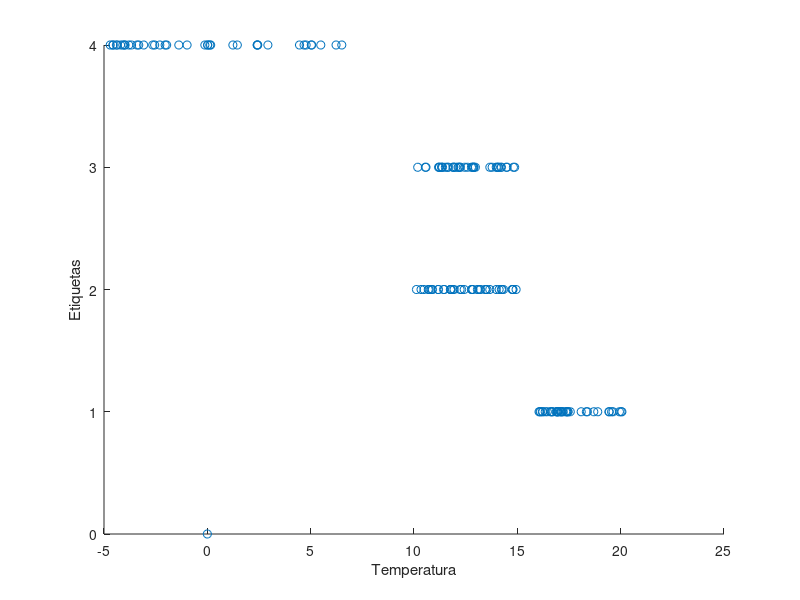

This figure's MATLAB source: (Note: this script raises an error after producing the figure.)
clc
clear all
close all
warning off all

%se leen los datos del dataset
datos = csvread('6 class csv2.csv');
%se acomodan
datos = sortrows(datos,5);
[m,n]=size(datos);
pruebass = csvread('pruebas2.csv');
xpruebas = pruebass(:,:)'; 
y = zeros(m,1);
%Creamos el vector de etiquetas y
y = datos(:,5);
%Se crea la matriz de los vectores de caracteristicas x
x = datos(:,1:4)';
xT = x';

scatter(x(4,:),y(:,1))
xlabel('Temperatura')
ylabel('Etiquetas')
%Se buscan los indices que no tengan etiqueta 1 o 2 y los que tengan
%etiqueta 1 o 2, esto para juntar dos clases, la 1 con 2 y la 3 con 4
indices = ~ismember(y, [1, 2]);
indices2 = ismember(y,[1, 2]);
%se cambian las etiquetas de acuerdo a los indices que obtuvimos
y(indices) = -1;
y(indices2) = 1;

%Creacion del vector inicial w con valores random
w0 = randn(4,1);
ep = 1;
alfa = 0.000001;
count = 0;

while ep > 1e-6
    grad = calcGrad(x,y,w0);
    wn = w0 - alfa*grad;
    ep = sqrt((wn-w0)'*(wn-w0));
    w0 = wn;
    count = count+1;
end
fprintf('Iteraciones %d\n', count)
test = prueba(xpruebas,wn);


%FUNCIONES A USAR
function gradiente = calcGrad(x, y, w)
    [m,n] = size(y);
    suma = 0;
    for i = 1:m
        arriba = -y(i)*x(:,i);
        abajo = 1 + exp(y(i)*w'*x(:,i));
        total = arriba/abajo;
        suma = suma + total;
    end
    gradiente =(1/m)*suma;
end



function diagonal = calcdiag(x,w,xT)
    [m,n] = size(xT);
    wT = w';
    daigonales = zeros(1,m);
    for i = 1:m
        xdd = (1/(1+exp(-wT*x(:,i))))*(1-(1/(1+exp(-w'*x(:,i)))))
    end
    %diagonal = diag(daigonales)
end
%Funcion para calcular la precision del modelo
function precision = prueba(xPrueba,wn)
    [n, m] = size(xPrueba);
    %Se hace la transpuesta del wn obtenido
    wT = wn';
    %Contador para llevar la cuenta de predicciones correctas
    correcto = 0;
    %Se ira recorriendo los vectores de prueba 
    for i =1:m
        %Se calcula la hipotesis
        h = wT*xPrueba(1:4,i)
        if h > 0 && (xPrueba(5,i) ==1 || xPrueba(5,i) ==2)
            correcto = correcto+1;
        elseif h < 0 && (xPrueba(5,i) ==3 || xPrueba(5,i) ==4)
            correcto = correcto+1;
        end
    end
    precision = 100*(correcto/m)
    fprintf('El modelo obtuvo una precision del %d%% en los datos de prueba\n',precision)
end
    
